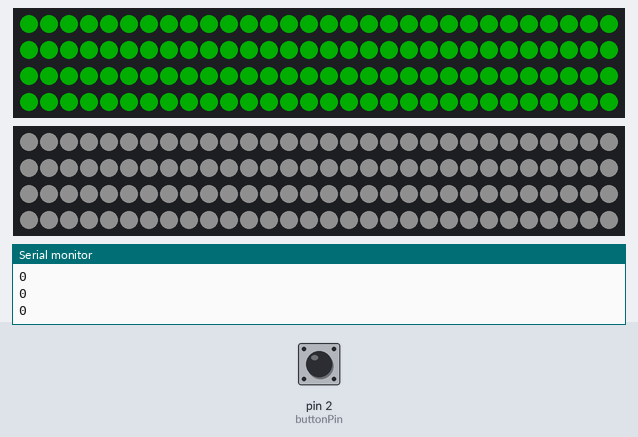
Bench run of a sketch on a simulated Arduino Uno, built with avr-gcc and run on an emulated ATmega328P. On the bench: 2 × 120 RGB LEDs in strip order, left to right, continuing on the next row, the last lines printed to the serial monitor. Inputs (shaded band) come from the test bench; at power-on: pin 2 (buttonPin) HIGH. Dim RGB values are drawn brighter than linear.

Above: at 1.3 s.
1.4 s: pin 2 (buttonPin) pulled LOW for 0.15 s
2.1 s: pin 2 (buttonPin) pulled LOW for 1 s
At 3.19 s:
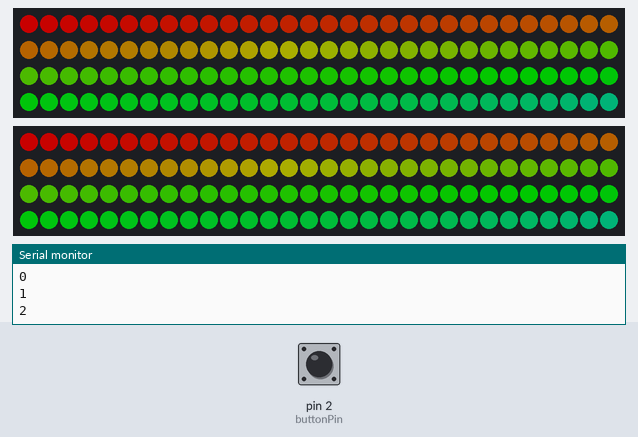
3.7 s: pin 2 (buttonPin) pulled LOW for 0.15 s
4.4 s: pin 2 (buttonPin) pulled LOW for 3.2 s
At 8.0 s:
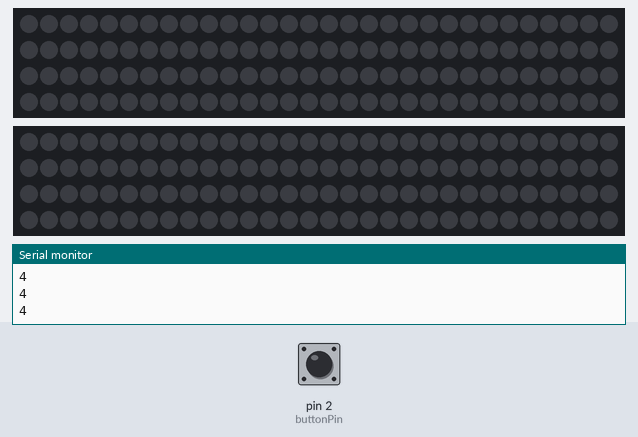

The sketch:

FrontDesk.ino
```cpp
#include <Adafruit_NeoPixel.h>

#define STRIP1_PIN 3
#define STRIP2_PIN 4

const int buttonPin = 2;
int lightMode = 0;
int numModes = 5;

int interrupted = 0;
long debouncing_time = 200;
volatile unsigned long last_micros;

#define NUM_PIXELS 120

Adafruit_NeoPixel strip1 = Adafruit_NeoPixel(NUM_PIXELS, STRIP1_PIN, NEO_GRB + NEO_KHZ800);
Adafruit_NeoPixel strip2 = Adafruit_NeoPixel(NUM_PIXELS, STRIP2_PIN, NEO_GRB + NEO_KHZ800);

uint32_t DPLColor1 = strip1.Color(0, 50, 0);
uint32_t DPLColor2 = strip2.Color(15, 15, 15);

void setup() {
  Serial.begin(9600);

  pinMode(buttonPin, INPUT_PULLUP);
  attachInterrupt(digitalPinToInterrupt(buttonPin), debounceInterrupt, RISING);

  strip1.begin();
  strip2.begin();

  strip1.show();
  strip2.show();

  delay(100);
}

void debounceInterrupt() {
  // Todd-click prevention
  if((long)(micros() - last_micros) >= debouncing_time * 1000) {
    changeMode();
    last_micros = micros();
  }
}

void changeMode() {
  lightMode = (lightMode + 1) % numModes;
  interrupted = 1;
}

void loop() {
  interrupted = 0;
  Serial.println(lightMode);
  showMode(lightMode);
  delay(20);
}

void showMode(int mode) {

  switch(mode) {
    case 0:
      standard();
      break;
    case 1:
      standardFade();
      break;
    case 2:
      rainbow();
      break;
    case 3:
      rainbowCycle();
      break;
    case 4:
      off();
      break;
  }
}

void off() {
  setColor(&strip1, strip1.Color(0, 0, 0));
  setColor(&strip2, strip2.Color(0, 0, 0));
}

void standard() {
  setColor(&strip1, DPLColor1);
  setColor(&strip2, DPLColor2);
}

void setColor(Adafruit_NeoPixel* strip, uint32_t color) {
  for(uint16_t i = 0; i < NUM_PIXELS; i++) {
    strip->setPixelColor(i, color);
  }

  strip->show();
}

uint32_t Wheel(byte WheelPos) {
  WheelPos = 255 - WheelPos;
  if(WheelPos < 85) {
    return strip1.Color(255 - WheelPos * 3, 0, WheelPos * 3);
  }
  if(WheelPos < 170) {
    WheelPos -= 85;
    return strip1.Color(0, WheelPos * 3, 255 - WheelPos * 3);
  }
  WheelPos -= 170;
  return strip1.Color(WheelPos * 3, 255 - WheelPos * 3, 0);
}

void rainbow() {
  for(int j = 0; j < 256; j++) {
    for(int i = 0; i < strip1.numPixels(); i++) {
      for(int s = 0; s < 2; s++) {
        if(interrupted == 1)
          return 0;
        if(s == 0)
          strip1.setPixelColor(i, Wheel((i + j) & 255));
        else
          strip2.setPixelColor(i, Wheel((i + j) & 255));
      }
    }

    strip1.setBrightness(100);
    strip2.setBrightness(100);

    strip1.show();
    strip2.show();

    delay(90);
  }
}

void rainbowCycle() {

  for(int j=0; j<256*5; j++) { // 5 cycles of all colors on wheel
    for(int i=0; i< strip1.numPixels(); i++) {
      for(int s = 0; s < 2; s++) {
        if(interrupted == 1) return 0;
        if(s == 0)
          strip1.setPixelColor(i, Wheel(((i * 256 / strip1.numPixels()) + j) & 255));
        else
          strip2.setPixelColor(i, Wheel(((i * 256 / strip2.numPixels()) + j) & 255));
      }
    }

    strip1.setBrightness(100);
    strip2.setBrightness(100);

    strip1.show();
    strip2.show();

    delay(40);
  }
}

void standardFade() {
  for(int power = -205; power < 205; power++) {
    int brightness = 50 + abs(power);

    for(int i = 0; i < strip1.numPixels(); i++) {
        if(interrupted == 1) return 0;
        strip1.setPixelColor(i, DPLColor1);
        strip2.setPixelColor(i, DPLColor2);

    }
    strip1.setBrightness(brightness);
    strip2.setBrightness(brightness);

    strip1.show();
    strip2.show();
    delay(8);
  }
}
```

Measured:
- after the input at 2.1 s, the LEDs: first differ from a run without the input after 1.0 s (image 1)
- after the input at 4.4 s, the LEDs: first differ from a run without the input after 3.3 s (image 2)
